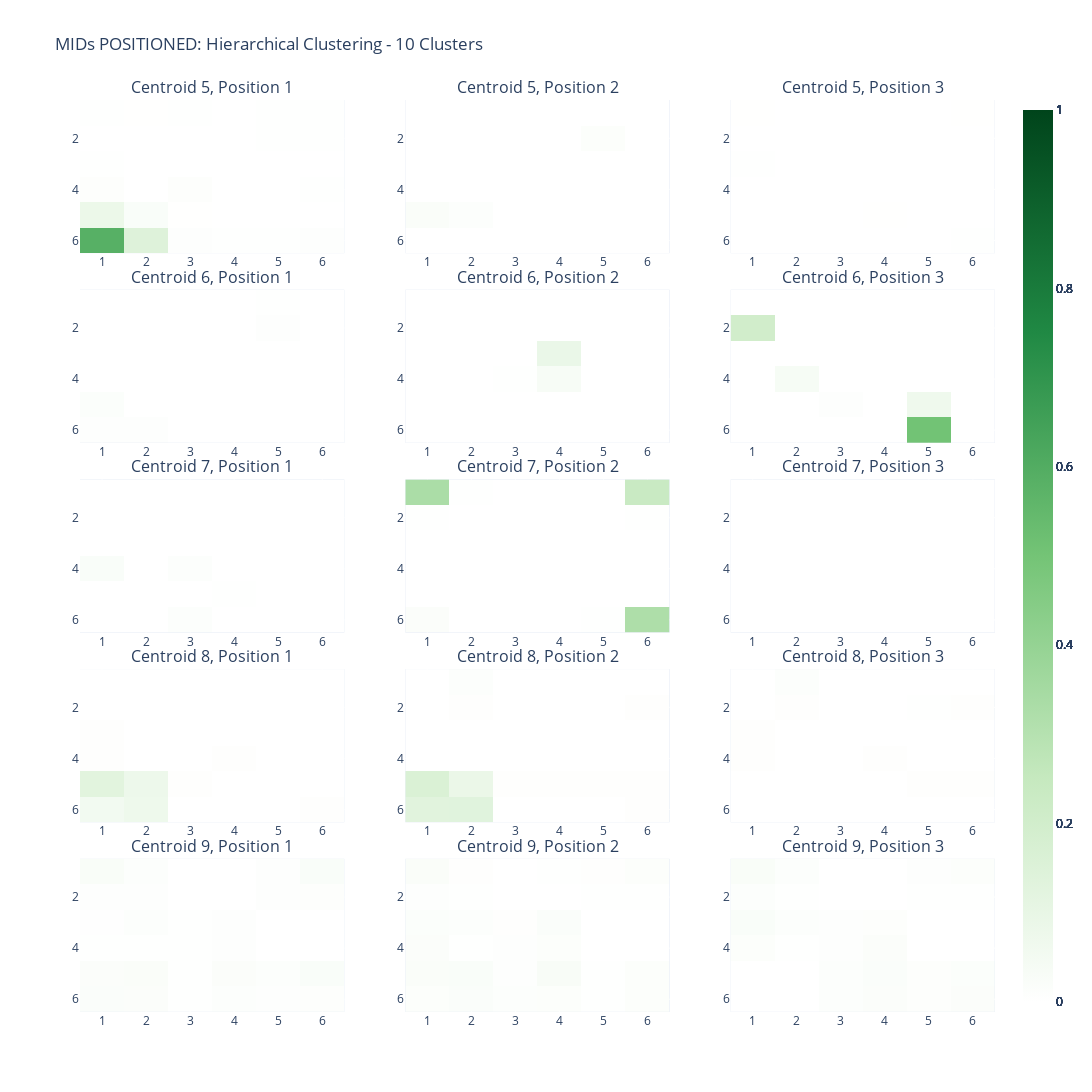

The notebook cell saved with this chart:
### Code cell
# creates the heatmaps for the hierarchical clustering - SECOND FIVE

fig = create_centroid_heatmaps(hierarchical_centroids[5:], first_cluster=5)
fig.update_layout(title=f'MIDs POSITIONED: Hierarchical Clustering - {len(memberships)} Clusters')
fig.show()

### Figure 1 — Plotly figure (JSON) as saved in the notebook; plotly's stock layout.template omitted (floating-point values rounded to 4 significant figures)
{"data": [{"colorscale": [[0, "rgb(256,256,256)"], [0.25, "rgb(198,233,191)"], [0.5, "rgb(116,196,118)"], [0.75, "rgb(32,137,68)"], [1, "rgb(0,68,27)"]], "type": "heatmap", "x": [1, 2, 3, 4, 5, 6], "xaxis": "x", "y": [6, 5, 4, 3, 2, 1], "yaxis": "y", "z": [[0.585, 0.1452, 0.006651, 0.00313, 0.002347, 0.006651], [0.0849, 0.02459, 0.001956, 0.0007825, 0.0007825, 0.001174], [0.009781, 0.0003912, 0.009781, 0.001174, 0.0003912, 0.002739], [0.003912, 0.0003912, 0.0003912, 0, 0, 0.0003912], [0, 0, 0.0003912, 0, 0.002347, 0.002739], [0.00313, 0.001956, 0.003521, 0.0003912, 0.002739, 0.003912]], "zmax": 1, "zmid": 0.5, "zmin": 0}, {"colorscale": [[0, "rgb(256,256,256)"], [0.25, "rgb(198,233,191)"], [0.5, "rgb(116,196,118)"], [0.75, "rgb(32,137,68)"], [1, "rgb(0,68,27)"]], "type": "heatmap", "x": [1, 2, 3, 4, 5, 6], "xaxis": "x2", "y": [6, 5, 4, 3, 2, 1], "yaxis": "y2", "z": [[0, 0.0003912, 0, 0, 0, 0], [0.02381, 0.01269, 0.0003912, 0.0003912, 0.0007825, 0], [0, 0, 0, 0.001565, 0.0003912, 0.0003912], [0.0003912, 0.0003912, 0.0003912, 0, 0, 0], [0, 0.0003912, 0.0003912, 0.0007825, 0.01503, 0], [0.0003912, 0.001174, 0, 0.0003912, 0.0003912, 0]], "zmax": 1, "zmid": 0.5, "zmin": 0}, {"colorscale": [[0, "rgb(256,256,256)"], [0.25, "rgb(198,233,191)"], [0.5, "rgb(116,196,118)"], [0.75, "rgb(32,137,68)"], [1, "rgb(0,68,27)"]], "type": "heatmap", "x": [1, 2, 3, 4, 5, 6], "xaxis": "x3", "y": [6, 5, 4, 3, 2, 1], "yaxis": "y3", "z": [[0, 0, 0.0003912, 0.001174, 0.0003912, 0.002347], [0, 0, 0.0003912, 0.001956, 0, 0.001174], [0.0007825, 0, 0, 0.001565, 0, 0.0003912], [0.002739, 0.0007825, 0.001174, 0.001174, 0, 0.001565], [0.0003912, 0.0003912, 0.0003912, 0, 0, 0.0003912], [0.001956, 0.0003912, 0.0003912, 0, 0.001174, 0.001956]], "zmax": 1, "zmid": 0.5, "zmin": 0}, {"colorscale": [[0, "rgb(256,256,256)"], [0.25, "rgb(198,233,191)"], [0.5, "rgb(116,196,118)"], [0.75, "rgb(32,137,68)"], [1, "rgb(0,68,27)"]], "type": "heatmap", "x": [1, 2, 3, 4, 5, 6], "xaxis": "x4", "y": [6, 5, 4, 3, 2, 1], "yaxis": "y4", "z": [[0.008197, 0.008197, 0, 0, 0, 0], [0.01639, 0, 0, 0, 0, 0], [0, 0, 0, 0, 0, 0], [0, 0, 0, 0, 0, 0], [0, 0, 0, 0, 0.008197, 0], [0, 0, 0, 0, 0.003086, 0]], "zmax": 1, "zmid": 0.5, "zmin": 0}, {"colorscale": [[0, "rgb(256,256,256)"], [0.25, "rgb(198,233,191)"], [0.5, "rgb(116,196,118)"], [0.75, "rgb(32,137,68)"], [1, "rgb(0,68,27)"]], "type": "heatmap", "x": [1, 2, 3, 4, 5, 6], "xaxis": "x5", "y": [6, 5, 4, 3, 2, 1], "yaxis": "y5", "z": [[0, 0, 0, 0, 0, 0], [0, 0, 0, 0, 0, 0], [0, 0, 0.003086, 0.03587, 0, 0], [0, 0, 0, 0.09123, 0, 0], [0, 0, 0, 0, 0, 0], [0, 0, 0, 0, 0, 0]], "zmax": 1, "zmid": 0.5, "zmin": 0}, {"colorscale": [[0, "rgb(256,256,256)"], [0.25, "rgb(198,233,191)"], [0.5, "rgb(116,196,118)"], [0.75, "rgb(32,137,68)"], [1, "rgb(0,68,27)"]], "type": "heatmap", "x": [1, 2, 3, 4, 5, 6], "xaxis": "x6", "y": [6, 5, 4, 3, 2, 1], "yaxis": "y6", "z": [[0, 0, 0, 0, 0.5054, 0], [0, 0, 0.008197, 0, 0.07175, 0], [0, 0.03896, 0, 0, 0, 0], [0, 0, 0, 0, 0, 0], [0.2015, 0, 0, 0, 0, 0], [0, 0, 0, 0, 0, 0]], "zmax": 1, "zmid": 0.5, "zmin": 0}, {"colorscale": [[0, "rgb(256,256,256)"], [0.25, "rgb(198,233,191)"], [0.5, "rgb(116,196,118)"], [0.75, "rgb(32,137,68)"], [1, "rgb(0,68,27)"]], "type": "heatmap", "x": [1, 2, 3, 4, 5, 6], "xaxis": "x7", "y": [6, 5, 4, 3, 2, 1], "yaxis": "y7", "z": [[2.24e-05, 2.24e-05, 0.01263, 0.001264, 0, 4.48e-05], [0.0001344, 8.959e-05, 2.24e-05, 0.002217, 0, 0], [0.02527, 0.0004704, 0.01263, 0.0001568, 0, 0], [0.00103, 0.001008, 2.24e-05, 0.0007391, 0, 0], [0, 0, 0, 0, 0, 0], [4.48e-05, 0, 0, 4.48e-05, 0, 0.0001344]], "zmax": 1, "zmid": 0.5, "zmin": 0}, {"colorscale": [[0, "rgb(256,256,256)"], [0.25, "rgb(198,233,191)"], [0.5, "rgb(116,196,118)"], [0.75, "rgb(32,137,68)"], [1, "rgb(0,68,27)"]], "type": "heatmap", "x": [1, 2, 3, 4, 5, 6], "xaxis": "x8", "y": [6, 5, 4, 3, 2, 1], "yaxis": "y8", "z": [[0.01936, 8.959e-05, 0.001545, 0.0002464, 0.003427, 0.3243], [0.000112, 2.24e-05, 0, 0, 0.00056, 0.001769], [0.001366, 0, 0.001568, 0.0002016, 0, 0.0002688], [0.0003808, 0, 0.0002464, 4.48e-05, 0, 0.0002688], [0.002889, 0.0002464, 0, 0, 0.001225, 0.002285], [0.3322, 0.002195, 0.0004032, 0.000448, 0.001299, 0.2349]], "zmax": 1, "zmid": 0.5, "zmin": 0}, {"colorscale": [[0, "rgb(256,256,256)"], [0.25, "rgb(198,233,191)"], [0.5, "rgb(116,196,118)"], [0.75, "rgb(32,137,68)"], [1, "rgb(0,68,27)"]], "type": "heatmap", "x": [1, 2, 3, 4, 5, 6], "xaxis": "x9", "y": [6, 5, 4, 3, 2, 1], "yaxis": "y9", "z": [[0, 0, 0.001837, 4.48e-05, 6.72e-05, 0], [0, 0, 0.0003808, 8.959e-05, 0.0002912, 0], [0.001814, 0.0003136, 0.001456, 0, 0.000448, 0], [0, 0, 2.24e-05, 8.959e-05, 0, 0], [6.72e-05, 0.0003136, 0.0003808, 0, 0.000448, 0], [6.72e-05, 0, 0, 0, 0, 2.24e-05]], "zmax": 1, "zmid": 0.5, "zmin": 0}, {"colorscale": [[0, "rgb(256,256,256)"], [0.25, "rgb(198,233,191)"], [0.5, "rgb(116,196,118)"], [0.75, "rgb(32,137,68)"], [1, "rgb(0,68,27)"]], "type": "heatmap", "x": [1, 2, 3, 4, 5, 6], "xaxis": "x10", "y": [6, 5, 4, 3, 2, 1], "yaxis": "y10", "z": [[0.05556, 0.07352, 0, 0, 0, 0.005882], [0.1274, 0.07945, 0.005882, 0, 0, 0], [0.005882, 0, 0, 0.005882, 0, 0], [0.005882, 0, 0, 0, 0, 0], [0, 0, 0, 0, 0, 0], [0, 0, 0, 0, 0, 0]], "zmax": 1, "zmid": 0.5, "zmin": 0}, {"colorscale": [[0, "rgb(256,256,256)"], [0.25, "rgb(198,233,191)"], [0.5, "rgb(116,196,118)"], [0.75, "rgb(32,137,68)"], [1, "rgb(0,68,27)"]], "type": "heatmap", "x": [1, 2, 3, 4, 5, 6], "xaxis": "x11", "y": [6, 5, 4, 3, 2, 1], "yaxis": "y11", "z": [[0.1333, 0.1344, 0, 0, 0, 0.006061], [0.1644, 0.0899, 0.006061, 0.00625, 0.005882, 0.005882], [0, 0, 0, 0, 0, 0], [0, 0, 0, 0, 0, 0], [0, 0.005882, 0, 0, 0, 0.005882], [0, 0.01194, 0, 0, 0, 0]], "zmax": 1, "zmid": 0.5, "zmin": 0}, {"colorscale": [[0, "rgb(256,256,256)"], [0.25, "rgb(198,233,191)"], [0.5, "rgb(116,196,118)"], [0.75, "rgb(32,137,68)"], [1, "rgb(0,68,27)"]], "type": "heatmap", "x": [1, 2, 3, 4, 5, 6], "xaxis": "x12", "y": [6, 5, 4, 3, 2, 1], "yaxis": "y12", "z": [[0, 0, 0, 0, 0, 0], [0, 0, 0, 0, 0.006061, 0.006061], [0.006061, 0, 0, 0.006061, 0, 0], [0.006061, 0, 0, 0, 0, 0], [0, 0.006061, 0, 0, 0.004444, 0.006061], [0, 0.01194, 0, 0, 0, 0]], "zmax": 1, "zmid": 0.5, "zmin": 0}, {"colorscale": [[0, "rgb(256,256,256)"], [0.25, "rgb(198,233,191)"], [0.5, "rgb(116,196,118)"], [0.75, "rgb(32,137,68)"], [1, "rgb(0,68,27)"]], "type": "heatmap", "x": [1, 2, 3, 4, 5, 6], "xaxis": "x13", "y": [6, 5, 4, 3, 2, 1], "yaxis": "y13", "z": [[0.02043, 0.019, 0.002932, 0.01207, 0.007029, 0.009814], [0.01964, 0.02291, 0.00442, 0.01938, 0.01342, 0.02486], [0.004155, 0.002453, 0.003375, 0.007198, 7.646e-05, 0.0001529], [0.00585, 0.01248, 0.004668, 0.008945, 0, 0.0003059], [0.007888, 0.00801, 0.0001529, 7.646e-05, 0.009699, 0.01064], [0.02574, 0.01147, 7.646e-05, 0, 0.00742, 0.02488]], "zmax": 1, "zmid": 0.5, "zmin": 0}, {"colorscale": [[0, "rgb(256,256,256)"], [0.25, "rgb(198,233,191)"], [0.5, "rgb(116,196,118)"], [0.75, "rgb(32,137,68)"], [1, "rgb(0,68,27)"]], "type": "heatmap", "x": [1, 2, 3, 4, 5, 6], "xaxis": "x14", "y": [6, 5, 4, 3, 2, 1], "yaxis": "y14", "z": [[0.01494, 0.02007, 0.01242, 0.01417, 0.005053, 0.01532], [0.0222, 0.02513, 0.007446, 0.02937, 0.005456, 0.01383], [0.01831, 0.002433, 0.008337, 0.01429, 7.646e-05, 0], [0.01599, 0.01224, 0.005911, 0.02126, 0, 0], [0.007237, 0.003013, 7.646e-05, 0, 0.003356, 0.004985], [0.02204, 0.006227, 0, 0.002262, 0.006078, 0.01411]], "zmax": 1, "zmid": 0.5, "zmin": 0}, {"colorscale": [[0, "rgb(256,256,256)"], [0.25, "rgb(198,233,191)"], [0.5, "rgb(116,196,118)"], [0.75, "rgb(32,137,68)"], [1, "rgb(0,68,27)"]], "type": "heatmap", "x": [1, 2, 3, 4, 5, 6], "xaxis": "x15", "y": [6, 5, 4, 3, 2, 1], "yaxis": "y15", "z": [[0, 0, 0.01305, 0.01859, 0.01024, 0.01881], [0, 0, 0.012, 0.02093, 0.01003, 0.01563], [0.01424, 0.005058, 0.009728, 0.01768, 0, 0.0005353], [0.02433, 0.01185, 0.009494, 0.01026, 0, 7.646e-05], [0.01256, 0.004141, 0, 7.646e-05, 0.005296, 0.00562], [0.02781, 0.01214, 0.0006882, 0.0001529, 0.009666, 0.01404]], "zmax": 1, "zmid": 0.5, "zmin": 0}], "layout": {"annotations": [{"font": {"size": 16}, "showarrow": false, "text": "Centroid 5, Position 1", "x": 0.1444, "xanchor": "center", "xref": "paper", "y": 1, "yanchor": "bottom", "yref": "paper"}, {"font": {"size": 16}, "showarrow": false, "text": "Centroid 5, Position 2", "x": 0.5, "xanchor": "center", "xref": "paper", "y": 1, "yanchor": "bottom", "yref": "paper"}, {"font": {"size": 16}, "showarrow": false, "text": "Centroid 5, Position 3", "x": 0.8556, "xanchor": "center", "xref": "paper", "y": 1, "yanchor": "bottom", "yref": "paper"}, {"font": {"size": 16}, "showarrow": false, "text": "Centroid 6, Position 1", "x": 0.1444, "xanchor": "center", "xref": "paper", "y": 0.792, "yanchor": "bottom", "yref": "paper"}, {"font": {"size": 16}, "showarrow": false, "text": "Centroid 6, Position 2", "x": 0.5, "xanchor": "center", "xref": "paper", "y": 0.792, "yanchor": "bottom", "yref": "paper"}, {"font": {"size": 16}, "showarrow": false, "text": "Centroid 6, Position 3", "x": 0.8556, "xanchor": "center", "xref": "paper", "y": 0.792, "yanchor": "bottom", "yref": "paper"}, {"font": {"size": 16}, "showarrow": false, "text": "Centroid 7, Position 1", "x": 0.1444, "xanchor": "center", "xref": "paper", "y": 0.584, "yanchor": "bottom", "yref": "paper"}, {"font": {"size": 16}, "showarrow": false, "text": "Centroid 7, Position 2", "x": 0.5, "xanchor": "center", "xref": "paper", "y": 0.584, "yanchor": "bottom", "yref": "paper"}, {"font": {"size": 16}, "showarrow": false, "text": "Centroid 7, Position 3", "x": 0.8556, "xanchor": "center", "xref": "paper", "y": 0.584, "yanchor": "bottom", "yref": "paper"}, {"font": {"size": 16}, "showarrow": false, "text": "Centroid 8, Position 1", "x": 0.1444, "xanchor": "center", "xref": "paper", "y": 0.376, "yanchor": "bottom", "yref": "paper"}, {"font": {"size": 16}, "showarrow": false, "text": "Centroid 8, Position 2", "x": 0.5, "xanchor": "center", "xref": "paper", "y": 0.376, "yanchor": "bottom", "yref": "paper"}, {"font": {"size": 16}, "showarrow": false, "text": "Centroid 8, Position 3", "x": 0.8556, "xanchor": "center", "xref": "paper", "y": 0.376, "yanchor": "bottom", "yref": "paper"}, {"font": {"size": 16}, "showarrow": false, "text": "Centroid 9, Position 1", "x": 0.1444, "xanchor": "center", "xref": "paper", "y": 0.168, "yanchor": "bottom", "yref": "paper"}, {"font": {"size": 16}, "showarrow": false, "text": "Centroid 9, Position 2", "x": 0.5, "xanchor": "center", "xref": "paper", "y": 0.168, "yanchor": "bottom", "yref": "paper"}, {"font": {"size": 16}, "showarrow": false, "text": "Centroid 9, Position 3", "x": 0.8556, "xanchor": "center", "xref": "paper", "y": 0.168, "yanchor": "bottom", "yref": "paper"}], "height": 1900, "title": {"text": "MIDs POSITIONED: Hierarchical Clustering - 10 Clusters"}, "width": 1200, "xaxis": {"anchor": "y", "domain": [0, 0.2889], "tickvals": [1, 2, 3, 4, 5, 6]}, "xaxis10": {"anchor": "y10", "domain": [0, 0.2889], "tickvals": [1, 2, 3, 4, 5, 6]}, "xaxis11": {"anchor": "y11", "domain": [0.3556, 0.6444], "tickvals": [1, 2, 3, 4, 5, 6]}, "xaxis12": {"anchor": "y12", "domain": [0.7111, 1], "tickvals": [1, 2, 3, 4, 5, 6]}, "xaxis13": {"anchor": "y13", "domain": [0, 0.2889], "tickvals": [1, 2, 3, 4, 5, 6]}, "xaxis14": {"anchor": "y14", "domain": [0.3556, 0.6444], "tickvals": [1, 2, 3, 4, 5, 6]}, "xaxis15": {"anchor": "y15", "domain": [0.7111, 1], "tickvals": [1, 2, 3, 4, 5, 6]}, "xaxis2": {"anchor": "y2", "domain": [0.3556, 0.6444], "tickvals": [1, 2, 3, 4, 5, 6]}, "xaxis3": {"anchor": "y3", "domain": [0.7111, 1], "tickvals": [1, 2, 3, 4, 5, 6]}, "xaxis4": {"anchor": "y4", "domain": [0, 0.2889], "tickvals": [1, 2, 3, 4, 5, 6]}, "xaxis5": {"anchor": "y5", "domain": [0.3556, 0.6444], "tickvals": [1, 2, 3, 4, 5, 6]}, "xaxis6": {"anchor": "y6", "domain": [0.7111, 1], "tickvals": [1, 2, 3, 4, 5, 6]}, "xaxis7": {"anchor": "y7", "domain": [0, 0.2889], "tickvals": [1, 2, 3, 4, 5, 6]}, "xaxis8": {"anchor": "y8", "domain": [0.3556, 0.6444], "tickvals": [1, 2, 3, 4, 5, 6]}, "xaxis9": {"anchor": "y9", "domain": [0.7111, 1], "tickvals": [1, 2, 3, 4, 5, 6]}, "yaxis": {"anchor": "x", "autorange": "reversed", "domain": [0.832, 1]}, "yaxis10": {"anchor": "x10", "autorange": "reversed", "domain": [0.208, 0.376]}, "yaxis11": {"anchor": "x11", "autorange": "reversed", "domain": [0.208, 0.376]}, "yaxis12": {"anchor": "x12", "autorange": "reversed", "domain": [0.208, 0.376]}, "yaxis13": {"anchor": "x13", "autorange": "reversed", "domain": [0, 0.168]}, "yaxis14": {"anchor": "x14", "autorange": "reversed", "domain": [0, 0.168]}, "yaxis15": {"anchor": "x15", "autorange": "reversed", "domain": [0, 0.168]}, "yaxis2": {"anchor": "x2", "autorange": "reversed", "domain": [0.832, 1]}, "yaxis3": {"anchor": "x3", "autorange": "reversed", "domain": [0.832, 1]}, "yaxis4": {"anchor": "x4", "autorange": "reversed", "domain": [0.624, 0.792]}, "yaxis5": {"anchor": "x5", "autorange": "reversed", "domain": [0.624, 0.792]}, "yaxis6": {"anchor": "x6", "autorange": "reversed", "domain": [0.624, 0.792]}, "yaxis7": {"anchor": "x7", "autorange": "reversed", "domain": [0.416, 0.584]}, "yaxis8": {"anchor": "x8", "autorange": "reversed", "domain": [0.416, 0.584]}, "yaxis9": {"anchor": "x9", "autorange": "reversed", "domain": [0.416, 0.584]}}}
